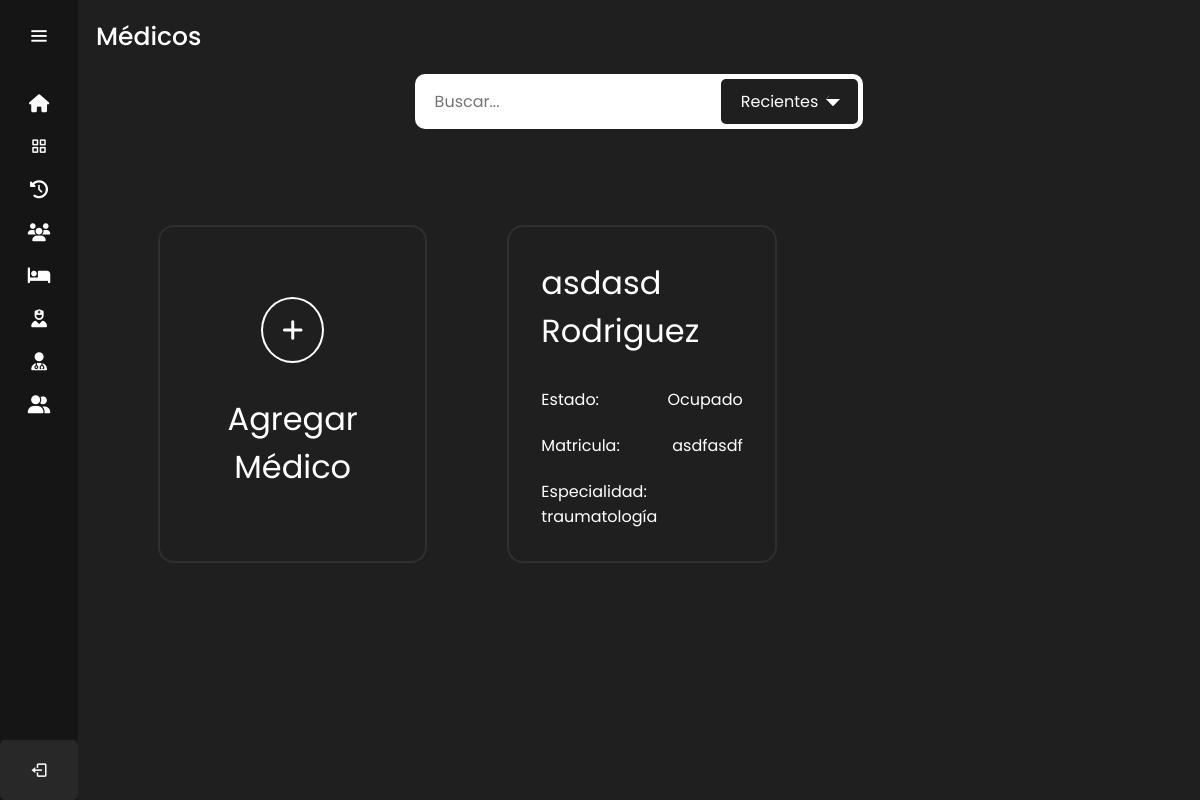
The page /medicos/ (signed in) on the database its author committed.
### sitio/models.py (models this page shows)
class Medico(models.Model):
    DNI=models.CharField(max_length=8)
    nombre=models.CharField(max_length=50)
    apellido=models.CharField(max_length=100)
    matricula=models.CharField(max_length=10)
    direccion = models.TextField()
    email = models.EmailField()
    telefono = models.CharField(max_length=12)
    estado=models.BooleanField(default=False)
    especialidad=models.CharField(max_length=100)
    genero=models.CharField(max_length=12, default='Masculino')
    fecha_nacimiento=models.DateField()
    lunesMI = models.TimeField(null=True)
    lunesMF = models.TimeField(null=True)
    lunesTI = models.TimeField(null=True)
    lunesTF = models.TimeField(null=True)
    martesMI = models.TimeField(null=True)
    martesMF = models.TimeField(null=True)
    martesTI = models.TimeField(null=True)
    martesTF = models.TimeField(null=True)
    miercolesMI = models.TimeField(null=True)
    miercolesMF = models.TimeField(null=True)
    miercolesTI = models.TimeField(null=True)
    miercolesTF = models.TimeField(null=True)
    juevesMI = models.TimeField(null=True)
    juevesMF = models.TimeField(null=True)
    juevesTI = models.TimeField(null=True)
    juevesTF = models.TimeField(null=True)
    viernesMI = models.TimeField(null=True)
    viernesMF = models.TimeField(null=True)
    viernesTI = models.TimeField(null=True)
    viernesTF = models.TimeField(null=True)
    sabadoMI = models.TimeField(null=True)
    sabadoMF = models.TimeField(null=True)
    sabadoTI = models.TimeField(null=True)
    sabadoTF = models.TimeField(null=True)
    domingoMI = models.TimeField(null=True)
    domingoMF = models.TimeField(null=True)
    domingoTI = models.TimeField(null=True)
    domingoTF = models.TimeField(null=True)

### sitio/views.py (the view)
# urls.py: path('medicos/',login_required(views.medicos),name='medicos'),
@user_passes_test(is_admin)
def medicos (request):
    medicoss=Medico.objects.all()
    return render(request,'medicos.html',{'medicos':medicoss})

### sitio/views.py (called while the page is built)
def is_admin(user):
    return (
        user.groups.filter(name='ADMIN').exists()
    )

### sitio/templates/medicos.html (shortened to what this page needs)
{% extends 'layouts/nav.html' %} {% load static %}
{% block content %}
<head>
    <link rel="stylesheet" href="{% static '/styles/pacientes_medicos_enfermeros_styles.css' %}" />
    <link
      rel="stylesheet"
      href="https://use.fontawesome.com/releases/v5.15.4/css/all.css"
    />
  </head>
  <div class="text">Médicos</div>
  <div class="container_filtros_busqueda">
    <div class="filtros_busqueda">
        <form action="#">
            <div class="input_box">
                <input type="text" placeholder="Buscar..." required>
                <div class="selection"><p>Recientes</p><span></span></div>
            </div>
        </form>
    </div>
  </div>
  <div class="container_pacientes_medicos_enfermeros">
    <a href="/agregar_medico" class="agregar_paciente_medico_enfermero">
      <div class="icon_agregar_paciente_medico_enfermero"><i class="fa-solid fa-plus"></i></div>
      <div class="title_paciente_medico_enfermero">Agregar Médico</div>
    </a>
    {% for medicos in medicos %}
    <a href="{% url 'perfil_medico' medicos.id %}" class="paciente_medico_enfermero">
        <div class="title_paciente_medico_enfermero">{{ medicos.nombre }} {{ medicos.apellido }}</div>
        <div class="extra_info_paciente_medico_enfermero">
          <div class="flex_info">
            <p>Estado: </p>
            <p>Ocupado</p>
          </div>
          <div class="flex_info">
            <p>Matricula: </p>
            <p>{{ medicos.matricula }}</p>
          </div>
          <div class="flex_info">
            <p>Especialidad: </p>
            <p>{{ medicos.especialidad }}</p>
          </div>
        </div>
    </a>
    {% endfor %}
  </div>
{% endblock %}

### sitio/static/Styles/nav_styles.css (style rules this page uses)
body { position: relative; }
:root { --color-default:#151515; --color-second:#292828; --color-white:#fff; --color-body:#1F1F1F; --color-light:#e0e0e0; --color-text:#fff; }
* { padding: 0%; margin: 0%; box-sizing: border-box; font-family: 'Poppins', sans-serif; }
body { min-height: 100vh; }
.home-section .text { display: inline-block; color:var(--color-text); font-size: 25px; font-weight: 500; margin: 18px; }

### sitio/static/Styles/pacientes_medicos_enfermeros_styles.css (style rules this page uses)
.filtros_busqueda { background-color: #fff; border-radius: 10px; padding: 5px; width: 40%; margin: 0 auto 2em; }
.filtros_busqueda form .input_box { width: 100%; display: flex; align-items: center; position: relative; }
.filtros_busqueda form .input_box input { width: 100%; font-size: 1em; padding: 10px 15px; border: none; outline: none; }
.filtros_busqueda form .selection { background-color: #1f1f1f; padding: 10px 20px; border-radius: 5px; cursor: pointer; display: flex; align-items: center; }
.filtros_busqueda form .selection p { font-size: 1em; color: #fff; }
.filtros_busqueda form .selection span { border-right: 5px solid #fff; border-bottom: 5px solid #fff; border-left: 5px solid #1f1f1f; border-top: 5px solid #1f1f1f; display: inline-block; rotate: 45deg; margin-left: 10px; margin-bottom: 5px; }
.container_pacientes_medicos_enfermeros { display: grid; grid-template-columns: 28% 28% 28%; gap: 5em; padding: 4em 5em; }
.icon_agregar_paciente_medico_enfermero { padding: .8em; border: 2px solid white; border-radius: 100%; font-size: 1.5em; }
.agregar_paciente_medico_enfermero { display: flex; flex-direction: column; align-items: center; justify-content: center; gap: 2em; padding: 2em; color: white; border: 2px solid #2F2F2F; border-radius: 1em; text-decoration: none; text-align: center; }
.paciente_medico_enfermero { display: flex; flex-direction: column; gap: 2em; padding: 2em; color: white; border: 2px solid #2F2F2F; border-radius: 1em; text-decoration: none; }
.title_paciente_medico_enfermero { font-size: 2em; }
.extra_info_paciente_medico_enfermero { display: flex; flex-direction: column; gap: 1.3em; }
.flex_info { display: flex; flex-wrap: wrap; justify-content: space-between; }

### rows shown on the page
Medico: nombre "asdasd", apellido "Rodriguez", matricula "asdfasdf", especialidad "traumatología"
